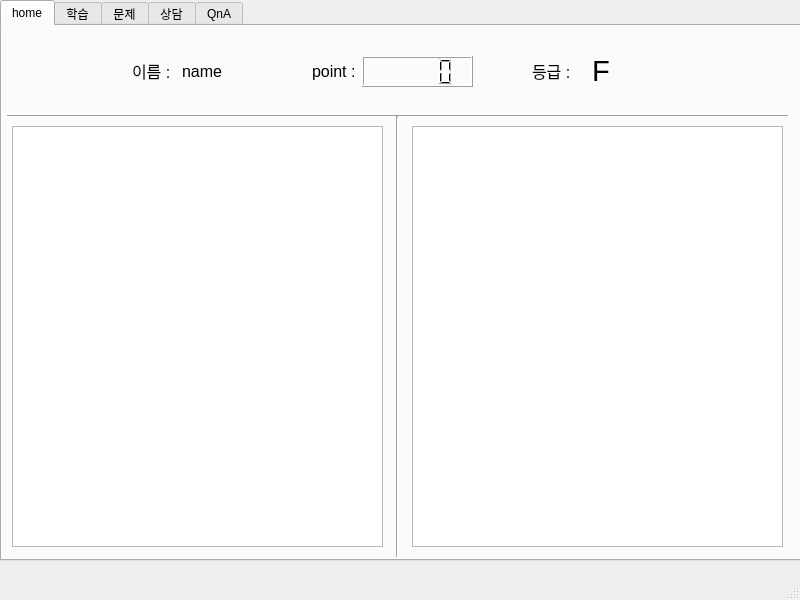
<?xml version="1.0" encoding="UTF-8"?>
<ui version="4.0">
 <class>MainWindow</class>
 <widget class="QMainWindow" name="MainWindow">
  <property name="geometry">
   <rect>
    <x>0</x>
    <y>0</y>
    <width>800</width>
    <height>600</height>
   </rect>
  </property>
  <property name="windowTitle">
   <string>MainWindow</string>
  </property>
  <widget class="QWidget" name="centralwidget">
   <widget class="QStackedWidget" name="stackedWidget">
    <property name="geometry">
     <rect>
      <x>0</x>
      <y>0</y>
      <width>801</width>
      <height>561</height>
     </rect>
    </property>
    <property name="currentIndex">
     <number>1</number>
    </property>
    <widget class="QWidget" name="page">
     <widget class="QLineEdit" name="hle_code">
      <property name="geometry">
       <rect>
        <x>360</x>
        <y>200</y>
        <width>113</width>
        <height>20</height>
       </rect>
      </property>
     </widget>
     <widget class="QPushButton" name="hbt_login">
      <property name="geometry">
       <rect>
        <x>490</x>
        <y>200</y>
        <width>75</width>
        <height>51</height>
       </rect>
      </property>
      <property name="text">
       <string> 로그인</string>
      </property>
     </widget>
     <widget class="QLabel" name="label">
      <property name="geometry">
       <rect>
        <x>300</x>
        <y>200</y>
        <width>56</width>
        <height>20</height>
       </rect>
      </property>
      <property name="text">
       <string>CODE :</string>
      </property>
     </widget>
     <widget class="Line" name="line_6">
      <property name="geometry">
       <rect>
        <x>210</x>
        <y>150</y>
        <width>421</width>
        <height>20</height>
       </rect>
      </property>
      <property name="orientation">
       <enum>Qt::Horizontal</enum>
      </property>
     </widget>
     <widget class="Line" name="line_8">
      <property name="geometry">
       <rect>
        <x>200</x>
        <y>160</y>
        <width>20</width>
        <height>271</height>
       </rect>
      </property>
      <property name="orientation">
       <enum>Qt::Vertical</enum>
      </property>
     </widget>
     <widget class="Line" name="line_7">
      <property name="geometry">
       <rect>
        <x>210</x>
        <y>290</y>
        <width>421</width>
        <height>20</height>
       </rect>
      </property>
      <property name="orientation">
       <enum>Qt::Horizontal</enum>
      </property>
     </widget>
     <widget class="Line" name="line_9">
      <property name="geometry">
       <rect>
        <x>621</x>
        <y>160</y>
        <width>20</width>
        <height>271</height>
       </rect>
      </property>
      <property name="orientation">
       <enum>Qt::Vertical</enum>
      </property>
     </widget>
     <widget class="QLabel" name="label_2">
      <property name="geometry">
       <rect>
        <x>300</x>
        <y>230</y>
        <width>56</width>
        <height>20</height>
       </rect>
      </property>
      <property name="text">
       <string>이름 :</string>
      </property>
     </widget>
     <widget class="QLineEdit" name="hle_name">
      <property name="geometry">
       <rect>
        <x>360</x>
        <y>230</y>
        <width>113</width>
        <height>20</height>
       </rect>
      </property>
      <property name="text">
       <string/>
      </property>
     </widget>
     <widget class="Line" name="line_10">
      <property name="geometry">
       <rect>
        <x>210</x>
        <y>420</y>
        <width>421</width>
        <height>20</height>
       </rect>
      </property>
      <property name="orientation">
       <enum>Qt::Horizontal</enum>
      </property>
     </widget>
     <widget class="QPushButton" name="hbt_add">
      <property name="geometry">
       <rect>
        <x>490</x>
        <y>310</y>
        <width>75</width>
        <height>51</height>
       </rect>
      </property>
      <property name="text">
       <string>등록</string>
      </property>
     </widget>
     <widget class="QLineEdit" name="hle_add_name">
      <property name="geometry">
       <rect>
        <x>360</x>
        <y>330</y>
        <width>113</width>
        <height>20</height>
       </rect>
      </property>
      <property name="text">
       <string/>
      </property>
     </widget>
     <widget class="QLabel" name="label_3">
      <property name="geometry">
       <rect>
        <x>300</x>
        <y>330</y>
        <width>56</width>
        <height>20</height>
       </rect>
      </property>
      <property name="text">
       <string>이름 :</string>
      </property>
     </widget>
     <widget class="QRadioButton" name="hrb_admin">
      <property name="geometry">
       <rect>
        <x>340</x>
        <y>390</y>
        <width>90</width>
        <height>16</height>
       </rect>
      </property>
      <property name="text">
       <string>관리자</string>
      </property>
      <property name="checked">
       <bool>true</bool>
      </property>
     </widget>
     <widget class="QRadioButton" name="hrb_user">
      <property name="geometry">
       <rect>
        <x>450</x>
        <y>390</y>
        <width>90</width>
        <height>16</height>
       </rect>
      </property>
      <property name="text">
       <string>학생</string>
      </property>
     </widget>
    </widget>
    <widget class="QWidget" name="page_2">
     <widget class="QTabWidget" name="tabWidget_2">
      <property name="geometry">
       <rect>
        <x>0</x>
        <y>0</y>
        <width>801</width>
        <height>561</height>
       </rect>
      </property>
      <property name="currentIndex">
       <number>0</number>
      </property>
      <widget class="QWidget" name="tab">
       <attribute name="title">
        <string>home</string>
       </attribute>
       <widget class="QLabel" name="label_4">
        <property name="geometry">
         <rect>
          <x>130</x>
          <y>30</y>
          <width>56</width>
          <height>30</height>
         </rect>
        </property>
        <property name="font">
         <font>
          <family>Arial</family>
          <pointsize>12</pointsize>
         </font>
        </property>
        <property name="text">
         <string>이름 :</string>
        </property>
       </widget>
       <widget class="QLabel" name="sl_h_name">
        <property name="geometry">
         <rect>
          <x>180</x>
          <y>30</y>
          <width>56</width>
          <height>30</height>
         </rect>
        </property>
        <property name="font">
         <font>
          <family>Arial</family>
          <pointsize>12</pointsize>
         </font>
        </property>
        <property name="text">
         <string>name</string>
        </property>
       </widget>
       <widget class="QLCDNumber" name="slcd_h_point">
        <property name="geometry">
         <rect>
          <x>360</x>
          <y>30</y>
          <width>111</width>
          <height>31</height>
         </rect>
        </property>
       </widget>
       <widget class="QLabel" name="label_6">
        <property name="geometry">
         <rect>
          <x>310</x>
          <y>30</y>
          <width>56</width>
          <height>30</height>
         </rect>
        </property>
        <property name="font">
         <font>
          <family>Arial</family>
          <pointsize>12</pointsize>
         </font>
        </property>
        <property name="text">
         <string>point :</string>
        </property>
       </widget>
       <widget class="QLabel" name="label_7">
        <property name="geometry">
         <rect>
          <x>530</x>
          <y>30</y>
          <width>56</width>
          <height>30</height>
         </rect>
        </property>
        <property name="font">
         <font>
          <family>Arial</family>
          <pointsize>12</pointsize>
         </font>
        </property>
        <property name="text">
         <string>등급 :</string>
        </property>
       </widget>
       <widget class="Line" name="line_11">
        <property name="geometry">
         <rect>
          <x>5</x>
          <y>80</y>
          <width>781</width>
          <height>20</height>
         </rect>
        </property>
        <property name="orientation">
         <enum>Qt::Horizontal</enum>
        </property>
       </widget>
       <widget class="QLabel" name="sl_h_rating">
        <property name="geometry">
         <rect>
          <x>590</x>
          <y>30</y>
          <width>56</width>
          <height>30</height>
         </rect>
        </property>
        <property name="font">
         <font>
          <family>Arial</family>
          <pointsize>22</pointsize>
         </font>
        </property>
        <property name="text">
         <string>F</string>
        </property>
       </widget>
       <widget class="Line" name="line_12">
        <property name="geometry">
         <rect>
          <x>385</x>
          <y>90</y>
          <width>20</width>
          <height>441</height>
         </rect>
        </property>
        <property name="orientation">
         <enum>Qt::Vertical</enum>
        </property>
       </widget>
       <widget class="QTableWidget" name="stw_h_score">
        <property name="geometry">
         <rect>
          <x>410</x>
          <y>100</y>
          <width>371</width>
          <height>421</height>
         </rect>
        </property>
       </widget>
       <widget class="QTableWidget" name="stw_h_progress">
        <property name="geometry">
         <rect>
          <x>10</x>
          <y>100</y>
          <width>371</width>
          <height>421</height>
         </rect>
        </property>
       </widget>
      </widget>
      <widget class="QWidget" name="tab_2">
       <attribute name="title">
        <string>학습</string>
       </attribute>
       <widget class="QTableWidget" name="stw_contents">
        <property name="geometry">
         <rect>
          <x>10</x>
          <y>120</y>
          <width>771</width>
          <height>401</height>
         </rect>
        </property>
        <property name="sizeAdjustPolicy">
         <enum>QAbstractScrollArea::AdjustIgnored</enum>
        </property>
        <property name="editTriggers">
         <set>QAbstractItemView::NoEditTriggers</set>
        </property>
        <attribute name="horizontalHeaderCascadingSectionResizes">
         <bool>false</bool>
        </attribute>
        <attribute name="horizontalHeaderStretchLastSection">
         <bool>true</bool>
        </attribute>
        <attribute name="verticalHeaderCascadingSectionResizes">
         <bool>false</bool>
        </attribute>
        <attribute name="verticalHeaderHighlightSections">
         <bool>false</bool>
        </attribute>
        <column>
         <property name="text">
          <string>번호</string>
         </property>
        </column>
        <column>
         <property name="text">
          <string>연도</string>
         </property>
        </column>
        <column>
         <property name="text">
          <string>내용</string>
         </property>
        </column>
       </widget>
       <widget class="Line" name="line_13">
        <property name="geometry">
         <rect>
          <x>10</x>
          <y>90</y>
          <width>771</width>
          <height>20</height>
         </rect>
        </property>
        <property name="orientation">
         <enum>Qt::Horizontal</enum>
        </property>
       </widget>
       <widget class="QComboBox" name="comboBox">
        <property name="geometry">
         <rect>
          <x>320</x>
          <y>50</y>
          <width>111</width>
          <height>22</height>
         </rect>
        </property>
       </widget>
       <widget class="QLabel" name="label_5">
        <property name="geometry">
         <rect>
          <x>150</x>
          <y>50</y>
          <width>131</width>
          <height>21</height>
         </rect>
        </property>
        <property name="text">
         <string>연도 선택 </string>
        </property>
       </widget>
       <widget class="QPushButton" name="study_save_btn">
        <property name="geometry">
         <rect>
          <x>650</x>
          <y>20</y>
          <width>121</width>
          <height>31</height>
         </rect>
        </property>
        <property name="text">
         <string>학습내용 저장</string>
        </property>
       </widget>
       <widget class="QPushButton" name="load_study_btn">
        <property name="geometry">
         <rect>
          <x>650</x>
          <y>60</y>
          <width>121</width>
          <height>31</height>
         </rect>
        </property>
        <property name="text">
         <string>학습내용 불러오기</string>
        </property>
       </widget>
      </widget>
      <widget class="QWidget" name="tab_3">
       <attribute name="title">
        <string>문제</string>
       </attribute>
       <widget class="QTableView" name="stw_test">
        <property name="geometry">
         <rect>
          <x>10</x>
          <y>10</y>
          <width>256</width>
          <height>511</height>
         </rect>
        </property>
       </widget>
       <widget class="Line" name="line_14">
        <property name="geometry">
         <rect>
          <x>270</x>
          <y>10</y>
          <width>20</width>
          <height>511</height>
         </rect>
        </property>
        <property name="orientation">
         <enum>Qt::Vertical</enum>
        </property>
       </widget>
       <widget class="Line" name="line_15">
        <property name="geometry">
         <rect>
          <x>280</x>
          <y>320</y>
          <width>501</width>
          <height>20</height>
         </rect>
        </property>
        <property name="orientation">
         <enum>Qt::Horizontal</enum>
        </property>
       </widget>
       <widget class="QLabel" name="sl_test">
        <property name="geometry">
         <rect>
          <x>290</x>
          <y>20</y>
          <width>481</width>
          <height>291</height>
         </rect>
        </property>
        <property name="text">
         <string>문제</string>
        </property>
        <property name="alignment">
         <set>Qt::AlignLeading|Qt::AlignLeft|Qt::AlignTop</set>
        </property>
       </widget>
       <widget class="QLineEdit" name="sle_test">
        <property name="geometry">
         <rect>
          <x>290</x>
          <y>340</y>
          <width>431</width>
          <height>181</height>
         </rect>
        </property>
       </widget>
       <widget class="QPushButton" name="sbr_test">
        <property name="geometry">
         <rect>
          <x>730</x>
          <y>340</y>
          <width>51</width>
          <height>181</height>
         </rect>
        </property>
        <property name="text">
         <string>확인</string>
        </property>
       </widget>
      </widget>
      <widget class="QWidget" name="tab_4">
       <attribute name="title">
        <string>상담</string>
       </attribute>
       <widget class="Line" name="line_17">
        <property name="geometry">
         <rect>
          <x>10</x>
          <y>30</y>
          <width>771</width>
          <height>20</height>
         </rect>
        </property>
        <property name="orientation">
         <enum>Qt::Horizontal</enum>
        </property>
       </widget>
       <widget class="QListWidget" name="slw_chat">
        <property name="geometry">
         <rect>
          <x>10</x>
          <y>50</y>
          <width>771</width>
          <height>471</height>
         </rect>
        </property>
       </widget>
       <widget class="QLineEdit" name="sle_chat">
        <property name="geometry">
         <rect>
          <x>10</x>
          <y>10</y>
          <width>771</width>
          <height>22</height>
         </rect>
        </property>
       </widget>
      </widget>
      <widget class="QWidget" name="tab_5">
       <attribute name="title">
        <string>QnA</string>
       </attribute>
       <widget class="QLineEdit" name="sle_qa">
        <property name="geometry">
         <rect>
          <x>10</x>
          <y>10</y>
          <width>691</width>
          <height>101</height>
         </rect>
        </property>
       </widget>
       <widget class="QTableWidget" name="stw_qa">
        <property name="geometry">
         <rect>
          <x>10</x>
          <y>140</y>
          <width>771</width>
          <height>381</height>
         </rect>
        </property>
       </widget>
       <widget class="QPushButton" name="sbt_qa">
        <property name="geometry">
         <rect>
          <x>710</x>
          <y>10</y>
          <width>75</width>
          <height>101</height>
         </rect>
        </property>
        <property name="text">
         <string>등록</string>
        </property>
       </widget>
       <widget class="Line" name="line_16">
        <property name="geometry">
         <rect>
          <x>10</x>
          <y>120</y>
          <width>771</width>
          <height>20</height>
         </rect>
        </property>
        <property name="orientation">
         <enum>Qt::Horizontal</enum>
        </property>
       </widget>
      </widget>
     </widget>
    </widget>
    <widget class="QWidget" name="page_3">
     <widget class="QTabWidget" name="tabWidget">
      <property name="geometry">
       <rect>
        <x>0</x>
        <y>0</y>
        <width>801</width>
        <height>560</height>
       </rect>
      </property>
      <property name="maximumSize">
       <size>
        <width>801</width>
        <height>560</height>
       </size>
      </property>
      <property name="currentIndex">
       <number>0</number>
      </property>
      <widget class="QWidget" name="tab_q">
       <attribute name="title">
        <string>문제만들기</string>
       </attribute>
       <widget class="QPushButton" name="abt_finish">
        <property name="geometry">
         <rect>
          <x>260</x>
          <y>10</y>
          <width>75</width>
          <height>23</height>
         </rect>
        </property>
        <property name="text">
         <string>완료</string>
        </property>
       </widget>
       <widget class="QPushButton" name="abt_del">
        <property name="geometry">
         <rect>
          <x>180</x>
          <y>10</y>
          <width>75</width>
          <height>23</height>
         </rect>
        </property>
        <property name="text">
         <string>문제 삭제</string>
        </property>
       </widget>
       <widget class="QComboBox" name="acb_num">
        <property name="geometry">
         <rect>
          <x>20</x>
          <y>10</y>
          <width>76</width>
          <height>22</height>
         </rect>
        </property>
        <item>
         <property name="text">
          <string>등록번호</string>
         </property>
        </item>
       </widget>
       <widget class="QTableWidget" name="atw_q">
        <property name="geometry">
         <rect>
          <x>10</x>
          <y>40</y>
          <width>781</width>
          <height>491</height>
         </rect>
        </property>
       </widget>
       <widget class="QPushButton" name="abt_cancel">
        <property name="geometry">
         <rect>
          <x>340</x>
          <y>10</y>
          <width>75</width>
          <height>23</height>
         </rect>
        </property>
        <property name="text">
         <string>취소</string>
        </property>
       </widget>
       <widget class="QPushButton" name="abt_add">
        <property name="geometry">
         <rect>
          <x>100</x>
          <y>10</y>
          <width>75</width>
          <height>23</height>
         </rect>
        </property>
        <property name="text">
         <string>문제 추가</string>
        </property>
       </widget>
      </widget>
      <widget class="QWidget" name="tab_u">
       <attribute name="title">
        <string>학생 관리</string>
       </attribute>
       <widget class="QListWidget" name="alw_user">
        <property name="geometry">
         <rect>
          <x>10</x>
          <y>10</y>
          <width>256</width>
          <height>511</height>
         </rect>
        </property>
       </widget>
       <widget class="Line" name="line">
        <property name="geometry">
         <rect>
          <x>270</x>
          <y>10</y>
          <width>20</width>
          <height>511</height>
         </rect>
        </property>
        <property name="orientation">
         <enum>Qt::Vertical</enum>
        </property>
       </widget>
       <widget class="QTableWidget" name="atw_record">
        <property name="geometry">
         <rect>
          <x>290</x>
          <y>10</y>
          <width>501</width>
          <height>241</height>
         </rect>
        </property>
       </widget>
       <widget class="Line" name="line_2">
        <property name="geometry">
         <rect>
          <x>279</x>
          <y>250</y>
          <width>511</width>
          <height>20</height>
         </rect>
        </property>
        <property name="orientation">
         <enum>Qt::Horizontal</enum>
        </property>
       </widget>
       <widget class="QWidget" name="verticalLayoutWidget_2">
        <property name="geometry">
         <rect>
          <x>290</x>
          <y>270</y>
          <width>491</width>
          <height>251</height>
         </rect>
        </property>
        <layout class="QVBoxLayout" name="aqb_record"/>
       </widget>
      </widget>
      <widget class="QWidget" name="tab_c">
       <attribute name="title">
        <string>상담</string>
       </attribute>
       <widget class="QListWidget" name="alw_chat_user">
        <property name="geometry">
         <rect>
          <x>10</x>
          <y>50</y>
          <width>256</width>
          <height>471</height>
         </rect>
        </property>
       </widget>
       <widget class="Line" name="line_3">
        <property name="geometry">
         <rect>
          <x>270</x>
          <y>40</y>
          <width>20</width>
          <height>481</height>
         </rect>
        </property>
        <property name="orientation">
         <enum>Qt::Vertical</enum>
        </property>
       </widget>
       <widget class="Line" name="line_4">
        <property name="geometry">
         <rect>
          <x>10</x>
          <y>30</y>
          <width>771</width>
          <height>20</height>
         </rect>
        </property>
        <property name="orientation">
         <enum>Qt::Horizontal</enum>
        </property>
       </widget>
       <widget class="QLineEdit" name="ale_chat">
        <property name="geometry">
         <rect>
          <x>10</x>
          <y>10</y>
          <width>771</width>
          <height>22</height>
         </rect>
        </property>
       </widget>
       <widget class="QListWidget" name="alw_chat">
        <property name="geometry">
         <rect>
          <x>290</x>
          <y>50</y>
          <width>491</width>
          <height>471</height>
         </rect>
        </property>
       </widget>
      </widget>
      <widget class="QWidget" name="tab_qa">
       <attribute name="title">
        <string>QnA</string>
       </attribute>
       <widget class="QLineEdit" name="ale_qa">
        <property name="geometry">
         <rect>
          <x>10</x>
          <y>10</y>
          <width>691</width>
          <height>101</height>
         </rect>
        </property>
       </widget>
       <widget class="QPushButton" name="abt_qa">
        <property name="geometry">
         <rect>
          <x>710</x>
          <y>10</y>
          <width>75</width>
          <height>101</height>
         </rect>
        </property>
        <property name="text">
         <string>등록</string>
        </property>
       </widget>
       <widget class="Line" name="line_5">
        <property name="geometry">
         <rect>
          <x>10</x>
          <y>120</y>
          <width>771</width>
          <height>20</height>
         </rect>
        </property>
        <property name="orientation">
         <enum>Qt::Horizontal</enum>
        </property>
       </widget>
       <widget class="QTableWidget" name="atw_qa">
        <property name="geometry">
         <rect>
          <x>10</x>
          <y>140</y>
          <width>771</width>
          <height>381</height>
         </rect>
        </property>
       </widget>
      </widget>
     </widget>
    </widget>
   </widget>
  </widget>
  <widget class="QMenuBar" name="menubar">
   <property name="geometry">
    <rect>
     <x>0</x>
     <y>0</y>
     <width>800</width>
     <height>21</height>
    </rect>
   </property>
  </widget>
  <widget class="QStatusBar" name="statusbar"/>
 </widget>
 <resources/>
 <connections/>
</ui>
